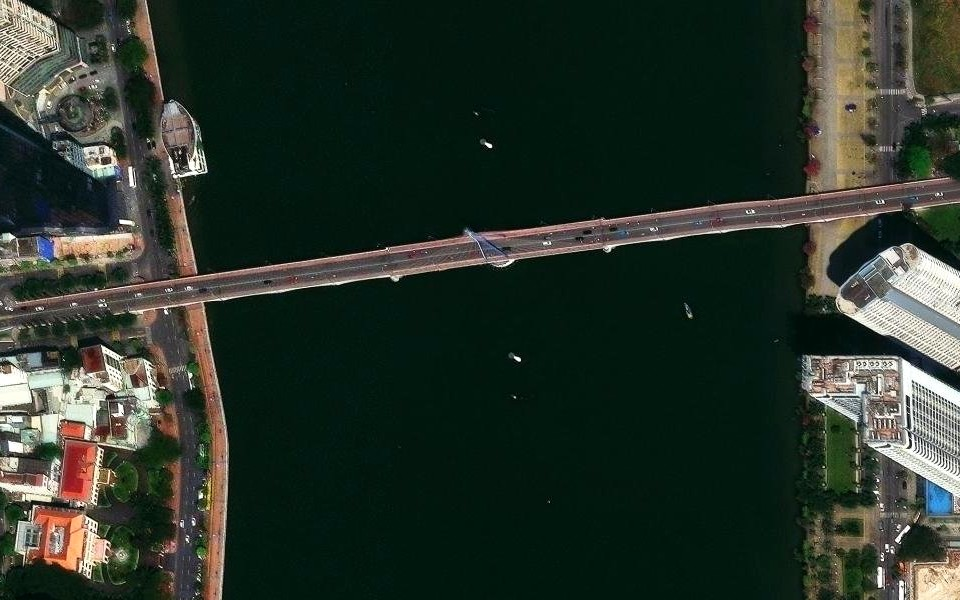
#> input picture studio/engine/examples/bds/photos/cau-song-han.jpg, 960 x 600 px
$ python drawon.py ../engine/examples/bds/photos/cau-song-han.jpg out.png
#> lines starting #> are read from the running program, lines starting #| are printed output that depends on the picture; after the words box and inside, x2 and y2 are one past the last pixel; in counts of white or black regions, pixels touching at a corner belong together
#!/usr/bin/env python3
"""Hiệu ứng vẽ tay cho ảnh storyboard: tranh hiện dần như đang được vẽ (nét đậm trước, bóng và chuyển sắc sau),
rồi máy quay chuyển động nhẹ. Khung cuối chính là ảnh gốc (giống 100%). Không gọi dịch vụ nào.

  python3 studio/tools/drawon.py IN.png OUT.mp4 --dur 5 [--size 1080x1920] [--move push|pull|panL|panR|none]
          [--fit pad|cover] [--draw 0.55] [--seed 1] [--fps 30]

- --fit pad (mặc định): tranh giữ nguyên, đặt giữa khung; phần trống là chính tranh làm mờ, nhạt như giấy.
  --fit cover: cắt tranh cho đầy khung (mất hai bên nếu tranh ngang mà video dọc).
- --draw: phần thời lượng dành cho lúc vẽ (tối đa 3,2 giây); sau đó tranh đứng yên, máy vẫn chuyển động. --draw 0: hiện đủ ngay (không vẽ).
- Tự cắt viền khung đen dày quanh tranh (khung ô storyboard) nếu có.
Dùng trong assemble.py bằng clip ảnh có "draw": true.
"""
import argparse, subprocess
import numpy as np
from PIL import Image, ImageFilter

PAPER = np.array([244, 241, 234], np.float32)


def trim_frame(im):
    """Bỏ viền đen dày ở mép (khung ô storyboard), tối đa 5% mỗi cạnh."""
    a = np.asarray(im.convert('L')) < 70
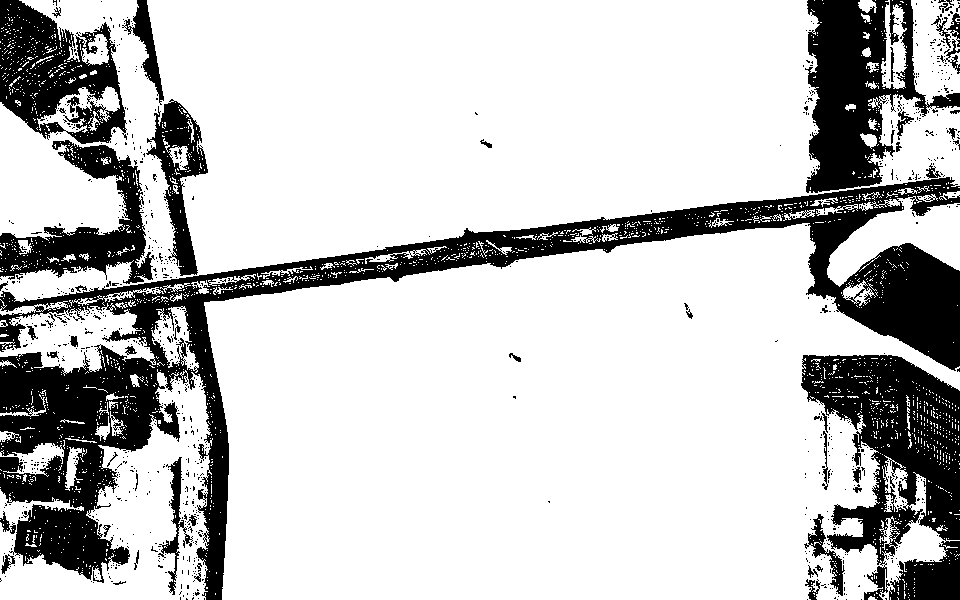
#> a: shape (600, 960) bool; 77.7% white; 981 black regions (926 under 20 px), largest, box (x1, y1, x2, y2) and area: (0, 177, 960, 600) 63273, (801, 355, 960, 600) 20805, (805, 0, 960, 193) 14262
    h, w = a.shape
#> h = 600; w = 960
    def cut(prof, n):
#> called with prof = array of shape (600,), n = 600
        lim, k, seen = int(n * 0.05), 0, False
#> lim = 30; k = 0; seen = False
        for i in range(lim):
            if prof[i] > 0.5: seen = True; k = i + 1
            elif seen: break
        return k + (4 if seen else 0)
    t, b = cut(a.mean(1), h), cut(a.mean(1)[::-1], h)
#> t = 34; b = 34
    l, r = cut(a.mean(0), w), cut(a.mean(0)[::-1], w)
#> l = 6; r = 40
    return im.crop((l, t, w - r, h - b)) if t + b + l + r else im


def build(src, out, dur, W=1080, H=1920, move='push', fit='pad', draw=0.55, seed=1, fps=30):
    im = trim_frame(Image.open(src).convert('RGB'))
    if fit == 'cover':
        s = max(W / im.width, H / im.height); pw, ph = W, H
        big = im.resize((round(im.width * s), round(im.height * s)), Image.LANCZOS)
        x0, y0 = (big.width - W) // 2, (big.height - H) // 2
        pic = big.crop((x0, y0, x0 + W, y0 + H)); px, py = 0, 0
    else:
        s = min(W / im.width, H / im.height); pw, ph = round(im.width * s), round(im.height * s)
#> after `s = min(W / im.width, H / im.height)`: s = 1.18
#> after `pw, ph = (round(im.width * s), round(im.height * s))`: pw = 1080; ph = 629
        pic = im.resize((pw, ph), Image.LANCZOS); px, py = (W - pw) // 2, (H - ph) // 2
#> after `px, py = ((W - pw) // 2, (H - ph) // 2)`: px = 0; py = 645
    P = np.asarray(pic).astype(np.float32)
    # nền: chính tranh phóng to, làm mờ, pha giấy
    sb = max(W / im.width, H / im.height)
#> sb = 3.61
    bg = im.resize((round(im.width * sb), round(im.height * sb)), Image.BILINEAR)
    bg = bg.crop(((bg.width - W) // 2, (bg.height - H) // 2, (bg.width - W) // 2 + W, (bg.height - H) // 2 + H)).filter(ImageFilter.GaussianBlur(40))
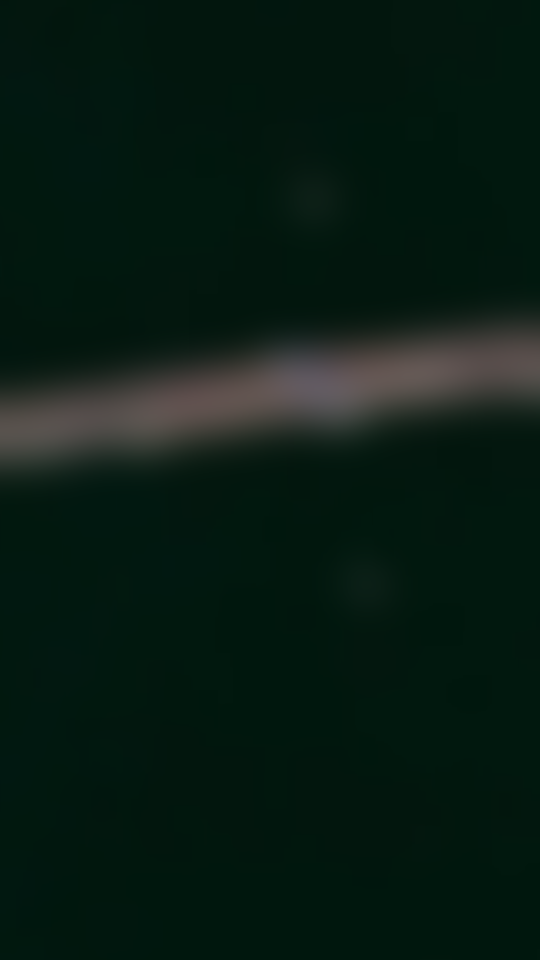
#> bg: PIL image 1080x1920 RGB (shown at 1/2 size); mean R, G, B 8.5, 27.8, 19
    BG = np.asarray(bg).astype(np.float32) * 0.25 + PAPER * 0.75
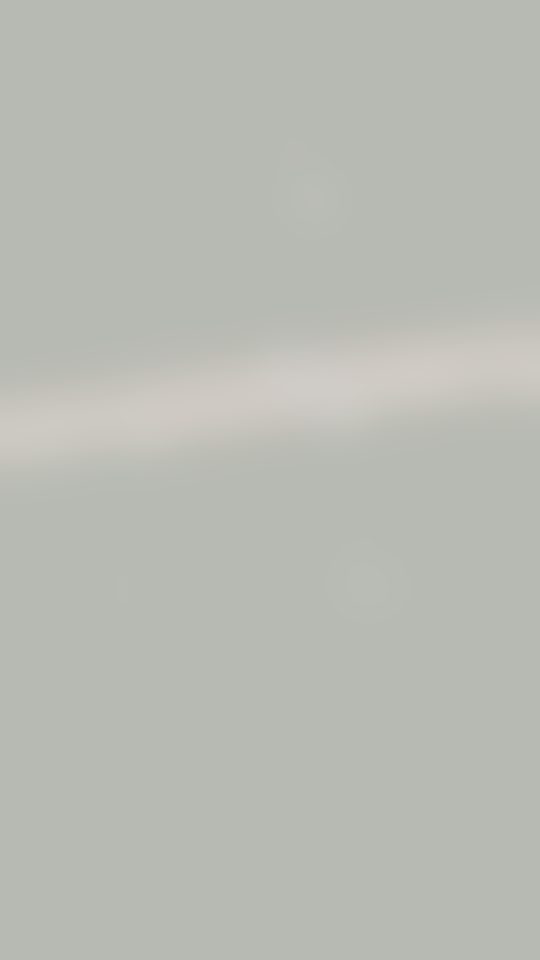
#> BG: shape (1920, 1080, 3) float32 (shown at 1/2 size); mean R, G, B 186.7, 190.3, 182.6
    # thứ tự nét: chéo từ trên trái, lệch ngẫu nhiên như tay người; nét đậm trước
    L = P.mean(2)
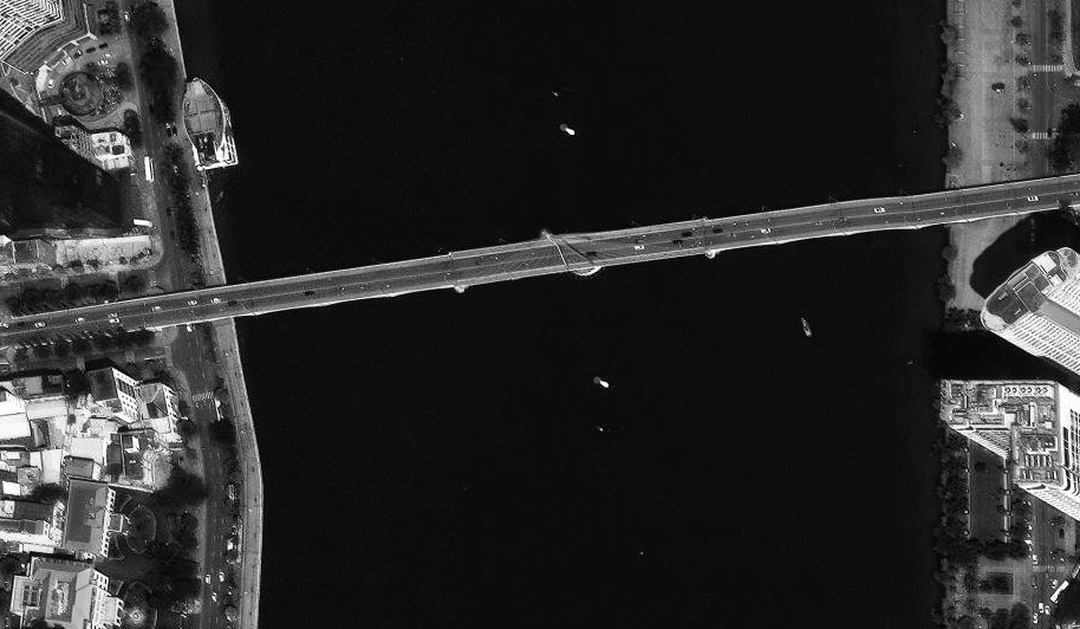
#> L: shape (629, 1080) float32; min 0, max 255, mean 43
    rng = np.random.default_rng(seed)
    noise = np.asarray(Image.fromarray((rng.random((12, 16)) * 255).astype(np.uint8)).resize((pw, ph), Image.BICUBIC)).astype(np.float32) / 255
    yy, xx = np.mgrid[0:ph, 0:pw]
    ink = np.clip((170 - L) / 120, 0, 1)
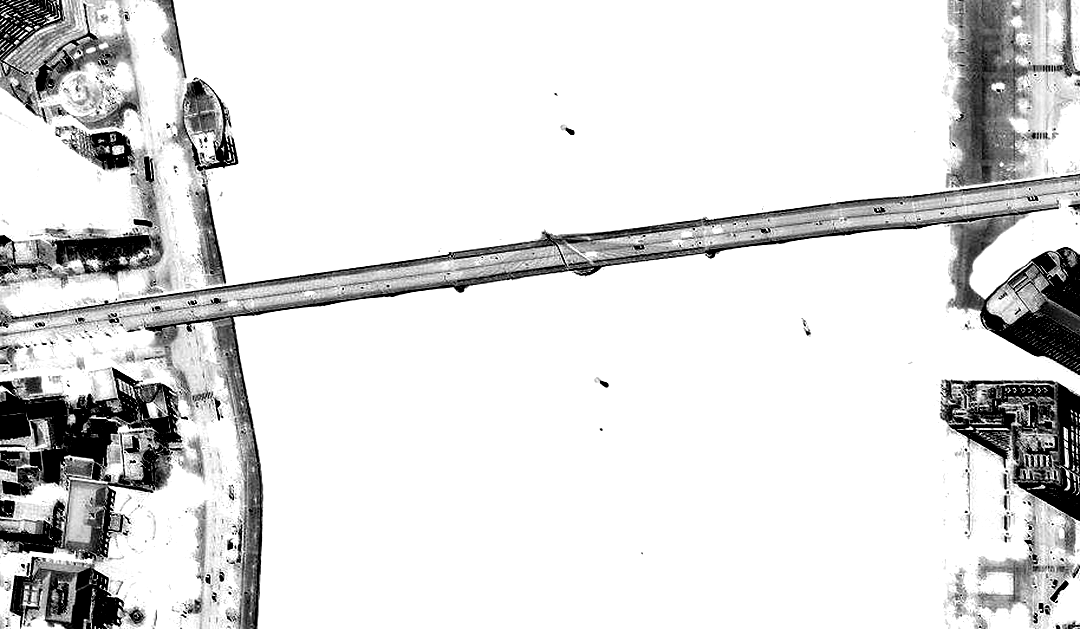
#> ink: shape (629, 1080) float32; min 0, max 1, mean 0.866
    order = (xx / pw * 0.55 + yy / ph * 0.45) * 0.7 + noise * 0.3 - ink * 0.15
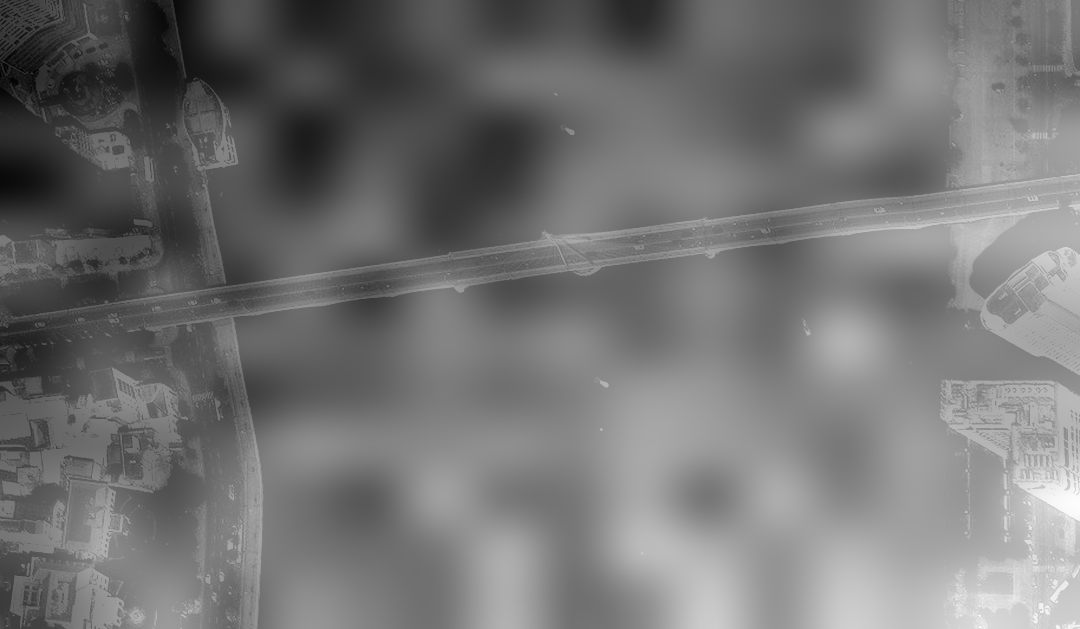
#> order: shape (629, 1080) float64; min -0.0814, max 0.92, mean 0.373; drawn with min black and max white
    order = (order - order.min()) / (order.max() - order.min())
    lineonly = PAPER + (P - PAPER) * np.clip(ink * 1.6, 0, 1)[..., None]
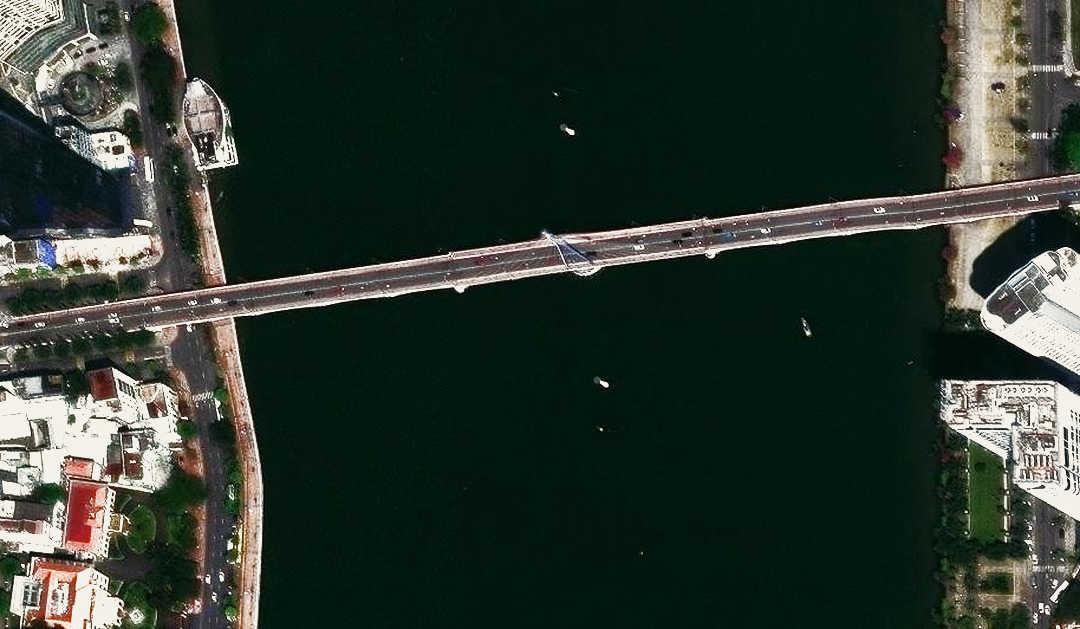
#> lineonly: shape (629, 1080, 3) float32; mean R, G, B 43.6, 55.9, 46.6
    td = min(3.2, dur * draw)                       # thời gian vẽ
    n = max(1, int(round(dur * fps)))
#> (the run stopped early here; a loop or call above may not have finished)

$ run again, on studio/engine/examples/bds/photos/dragon-bridge-diff.jpg
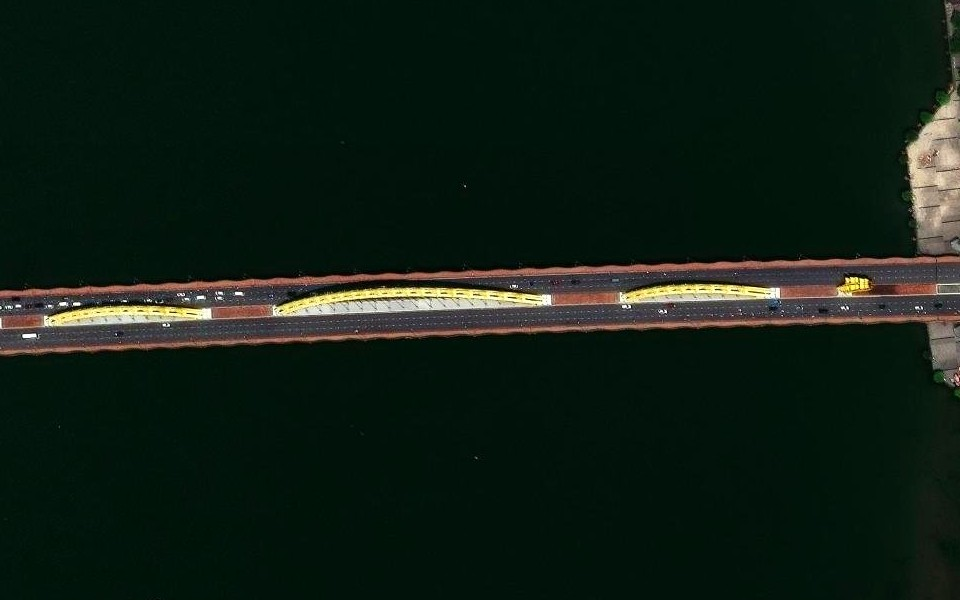
#> input picture studio/engine/examples/bds/photos/dragon-bridge-diff.jpg, 960 x 600 px
#> in trim_frame, `a = np.asarray(im.convert('L')) < 70`:
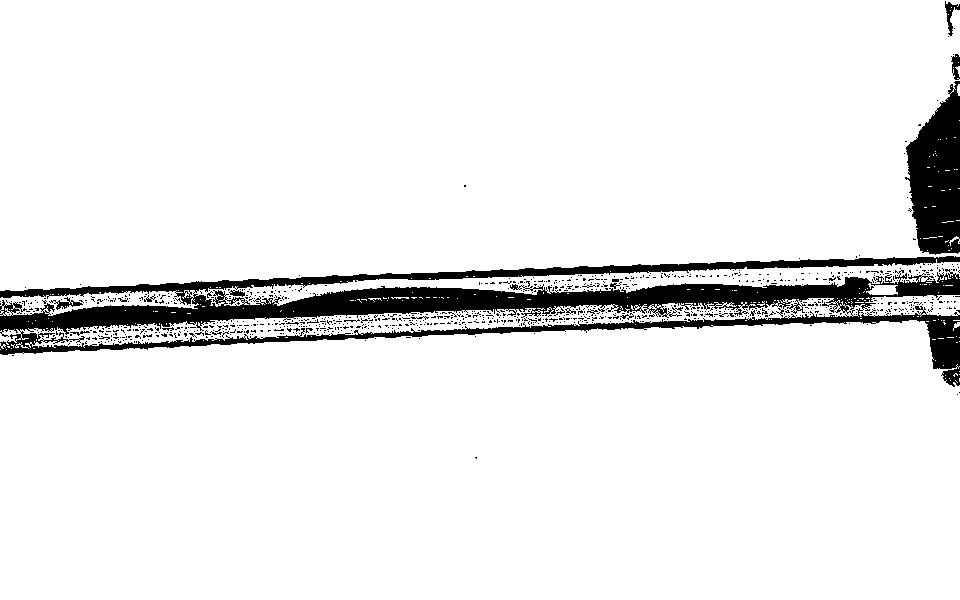
#> a: shape (600, 960) bool; 92.4% white; 949 black regions (932 under 20 px), largest, box (x1, y1, x2, y2) and area: (0, 256, 960, 387) 33263, (905, 81, 960, 255) 6653, (945, 1, 960, 36) 185
#> t = 34
#> l = 52
#> in build, `lineonly = PAPER + (P - PAPER) * np.clip(ink * 1.6, 0, 1)[..., None]`:
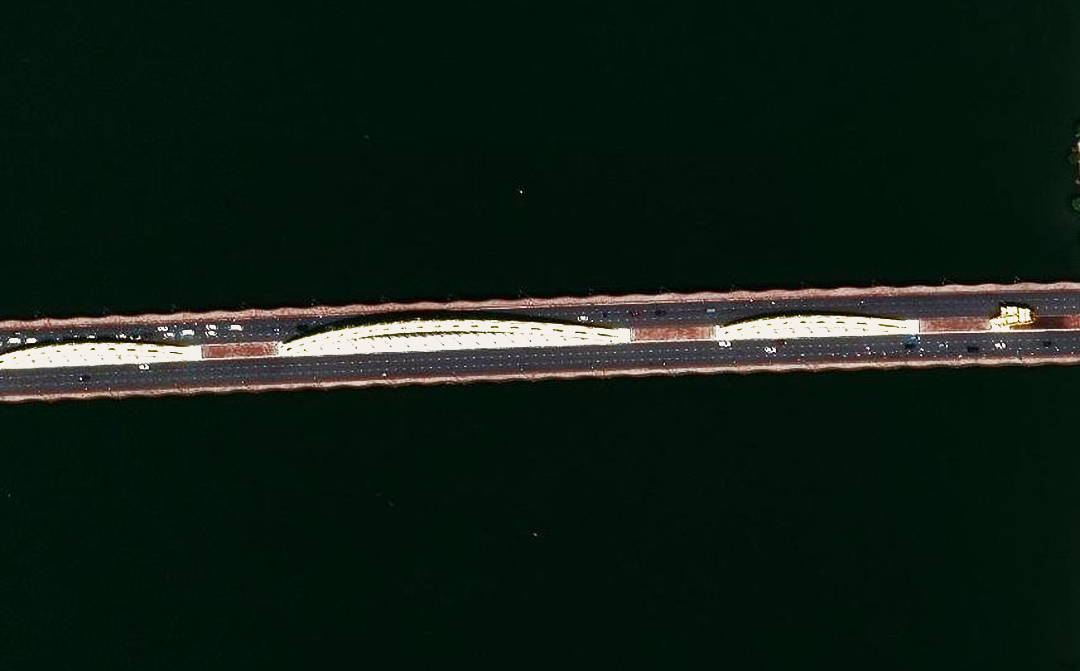
#> lineonly: shape (671, 1080, 3) float32; mean R, G, B 16.2, 30.7, 22

$ run again, on studio/engine/examples/bds/photos/han-river.jpg
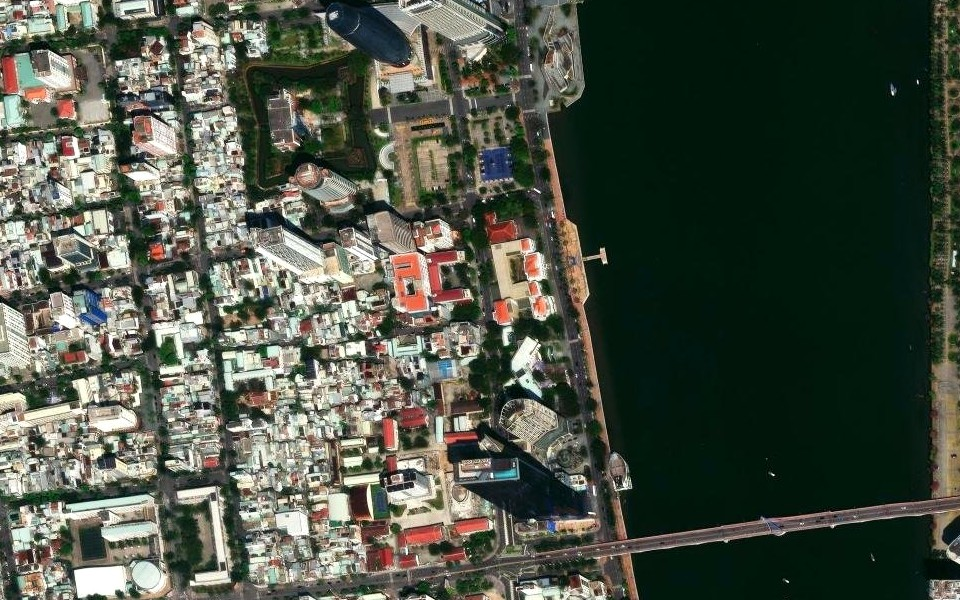
#> input picture studio/engine/examples/bds/photos/han-river.jpg, 960 x 600 px
#> in trim_frame, `a = np.asarray(im.convert('L')) < 70`:
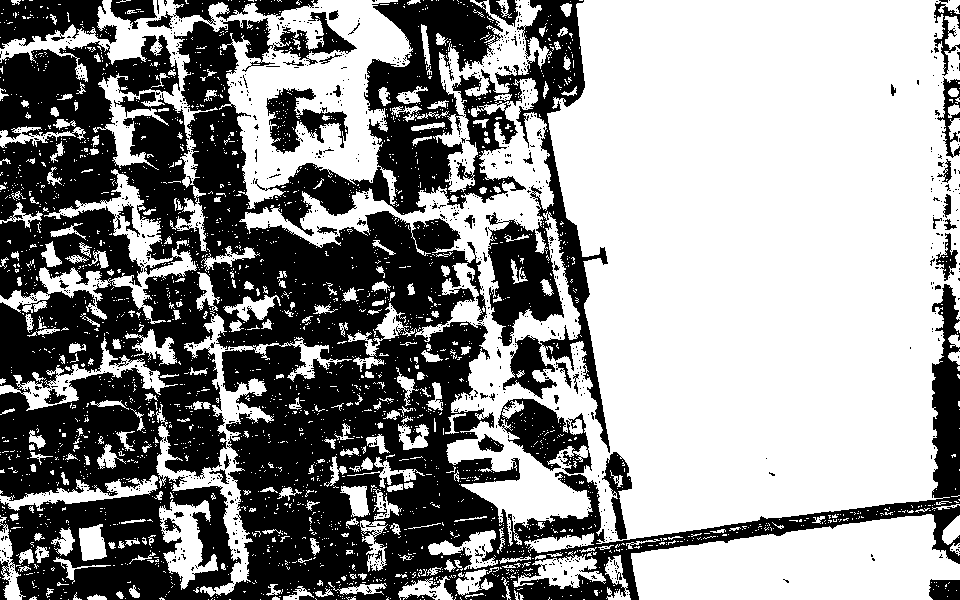
#> a: shape (600, 960) bool; 57.2% white; 1063 black regions (1015 under 20 px), largest, box (x1, y1, x2, y2) and area: (0, 0, 960, 600) 225354, (0, 0, 117, 49) 3707, (498, 398, 592, 474) 3501
#> t = 34; b = 15
#> l = 0; r = 10
#> in build, `lineonly = PAPER + (P - PAPER) * np.clip(ink * 1.6, 0, 1)[..., None]`:
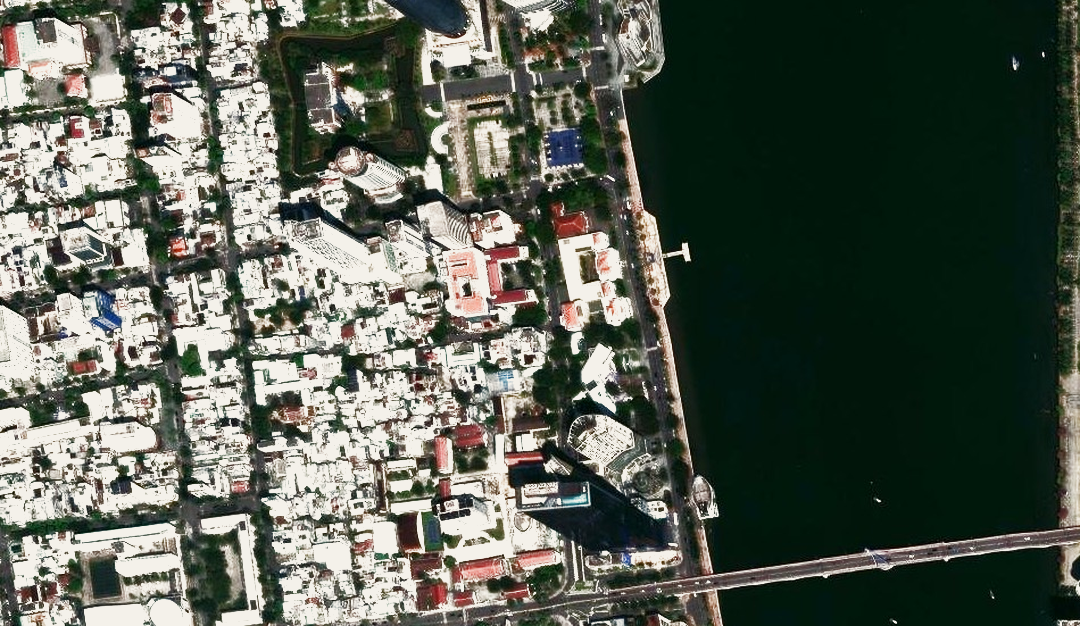
#> lineonly: shape (626, 1080, 3) float32; mean R, G, B 87.4, 94.4, 83.8
